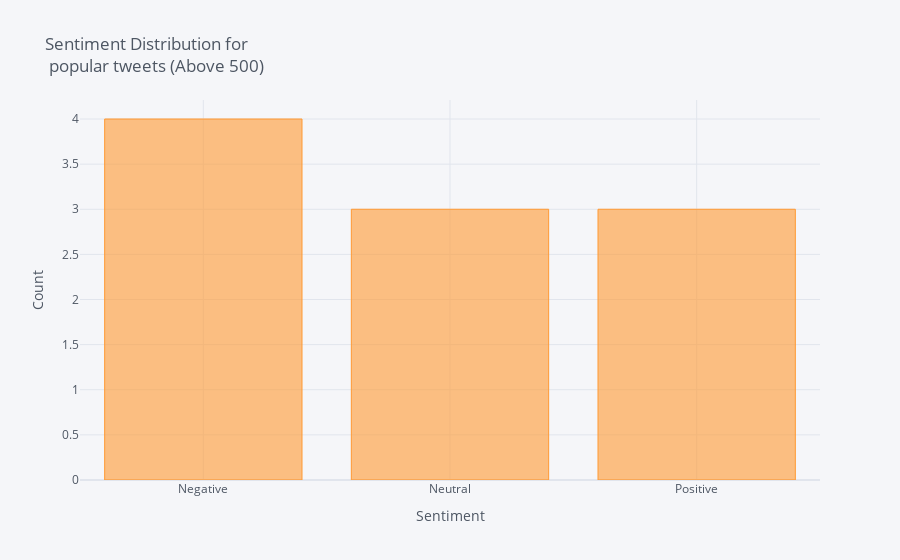

Notebook code for this chart:
### Markdown cell above
Most Popular:

### Code cell
df_popular = df[df['Retweets'] >= 500]
df_popular['Sentiment'].value_counts().iplot(kind='bar', xTitle='Sentiment',
                                    yTitle='Count', title = 'Sentiment Distribution for <br> popular tweets (Above 500)')

### Figure 1 — Plotly figure (JSON) as saved in the notebook; plotly's stock layout.template omitted (floating-point values rounded to 4 significant figures)
{"data": [{"marker": {"color": "rgba(255, 153, 51, 0.6)", "line": {"color": "rgba(255, 153, 51, 1.0)", "width": 1}}, "name": "Sentiment", "orientation": "v", "text": "", "type": "bar", "x": ["Negative", "Neutral", "Positive"], "y": [4, 3, 3]}], "layout": {"legend": {"bgcolor": "#F5F6F9", "font": {"color": "#4D5663"}}, "paper_bgcolor": "#F5F6F9", "plot_bgcolor": "#F5F6F9", "title": {"font": {"color": "#4D5663"}, "text": "Sentiment Distribution for <br> popular tweets (Above 500)"}, "xaxis": {"gridcolor": "#E1E5ED", "showgrid": true, "tickfont": {"color": "#4D5663"}, "title": {"font": {"color": "#4D5663"}, "text": "Sentiment"}, "zerolinecolor": "#E1E5ED"}, "yaxis": {"gridcolor": "#E1E5ED", "showgrid": true, "tickfont": {"color": "#4D5663"}, "title": {"font": {"color": "#4D5663"}, "text": "Count"}, "zerolinecolor": "#E1E5ED"}}}
